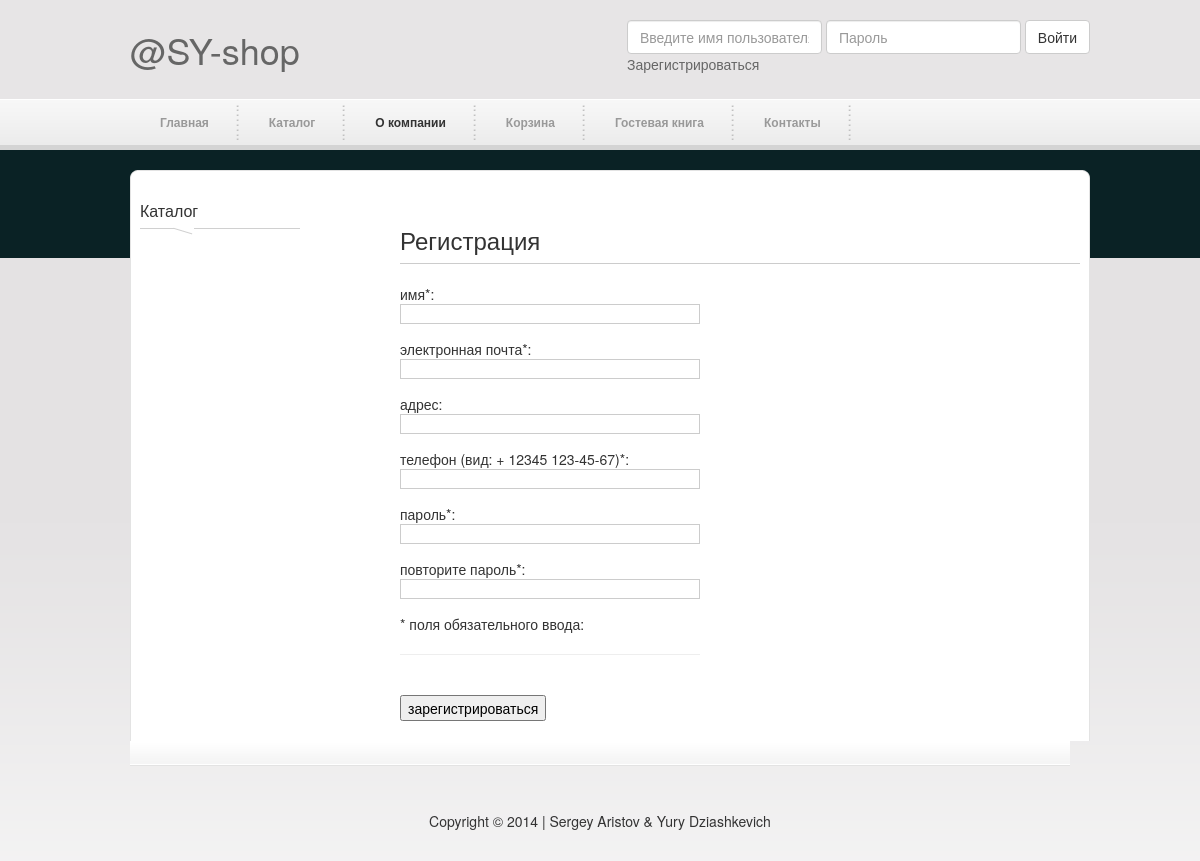
Page /login/index on the earlier database version.
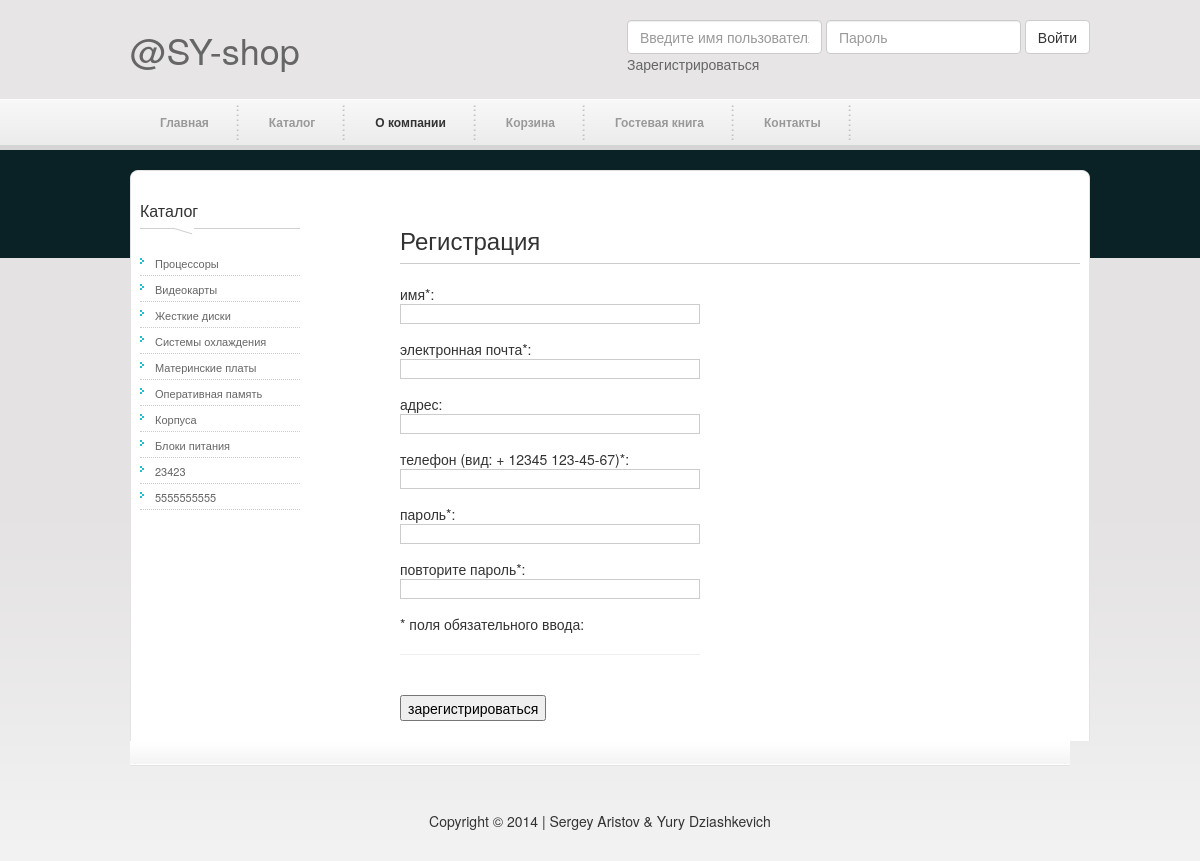
Same page on the later database version.
### tables this page shows
CREATE TABLE `st_category` (
  `id` int(10) unsigned NOT NULL AUTO_INCREMENT,
  `name` varchar(255) NOT NULL,
  `description` text NOT NULL,
  `img` varchar(255) NOT NULL,
  `folder` varchar(50) DEFAULT NULL,
  PRIMARY KEY (`id`)
);

### inc/service/autoloaders.php (called while the page is built, shortened)
<?php
spl_autoload_register(function($class){
    $classFileName = "inc/service/" . strtolower($class) . ".php";
    if(file_exists($classFileName)){
        return true;
    }
});
spl_autoload_register( function($class){
    $controllerFlag = strpos($class, "Controller");
    if($controllerFlag === false){
        return false;
    }
    $controllerName = str_replace("controller", "", strtolower($class));
    $controllerFileName = "inc/controllers/" . $controllerName . ".php";
    if(file_exists($controllerFileName)){
        return true;
    }
} );
spl_autoload_register(function ($class) {
    $modelFlag = strpos($class, 'Model');
    $modelName = str_replace('model', '', strtolower($class));
    $modelFileName = 'inc/models/' . $modelName . '.php';
    if (file_exists($modelFileName)) {
        return true;
    }
});

### inc/controllers/login.php (called while the page is built, shortened)
<?php
class LoginController extends Controller
{
    public function indexAction()
    {
        $data = array();
        $this->view->render("login/index",$data);
    }
}

### index.php (called while the page is built, shortened)
<?php
new App();

### inc/service/model.php (called while the page is built, shortened)
<?php
class Model
{
    protected static $dbc;
    public static function getDbc(){
        if(!self::$dbc){
            self::$dbc = new PDO("mysql: host=".APP_DB_HOST."; dbname=".APP_DB_DATABASE, APP_DB_USER, APP_DB_PASS,  array(PDO::MYSQL_ATTR_INIT_COMMAND => "SET NAMES 'utf8'"));
        }
        return self::$dbc;
    }
}

### inc/models/categoryList.php (called while the page is built)
<?php
class CategoryListModel extends Model
{
    public static function getCategoryList()
    {
        $category = self::getDbc()->query("SELECT `name`, `id`, `img` FROM `".APP_DB_PREFIX."category`");
        return $category->fetchAll(PDO::FETCH_ASSOC);
    }
}

### inc/views/login/index.php (the view, shortened to what this page needs)
<div class="cleaner h20"></div>
<div id="templatemo_main_top"></div>
<div id="templatemo_main">
    <div id="sidebar">
        <h3>Каталог</h3>
        <ul class="sidebar_menu">
            <?php
            foreach(self::$category as $value){
                echo "<li> <a href=" . APP_BASE_URL . "catalog/category/$value[id]> $value[name] </a> </li>";
            }
            ?>
        </ul>
    </div>
    <div id="content">
        <form method="post">
            <h2>Регистрация</h2>
            <div class="col col_13 checkout">
                имя*:
                <input type="text" name="regName"  style="width:300px;"  />
                электронная почта*:
                <input type="text" name="regEmail" style="width:300px;"  />
                адрес:
                <input type="text" name="regAddress" style="width:300px;"  />
                телефон (вид: + 12345 123-45-67)*:
                <input type="text" name="regPhone" style="width:300px;"  />
                пароль*:
                <input type="password" name="regPaswd"  style="width:300px;"  />
                повторите пароль*:
                <input type="password" name="confRegPaswd"  style="width:300px;"  />
                * поля обязательного ввода:<br />
                <hr />
            </div>
            <div class="cleaner h20"></div>
            <input type="submit" name="addUser" value="зарегистрироваться"/>
        </form>
    </div>
</div>

### inc/service/app.php (shortened to what this page needs)
<?php
class App
{
    public function __construct()
    {
        $url = (isset($_GET["url"])) ? trim($_GET["url"]) : APP_DEFAULT_CONTROLLER;
        $urlParts = explode("/", rtrim($url, "/"));
        $actionParams = array_slice($urlParts, 2);
        $controller = new $controllerName;
        $actionName = (isset($urlParts[1])) ? $urlParts[1] . "Action" : "indexAction";
        if(method_exists($controller, $actionName)){
            call_user_func(array($controller, $actionName), $actionParams);
        }else{
            throw new Exception("Action not found");
        }
    }
}

### inc/service/view.php (shortened to what this page needs)
<?php
class View
{
    public function render($name, $data = array())
    {
        self::$category = CategoryListModel::getCategoryList();
        if(stristr($name, 'admin')){
            require("inc/views/admin/header.php");
            require('inc/views/'.$name.'.php');
            require("inc/views/admin/footer.php");
        }else{
            require("inc/views/header.php");
            require('inc/views/'.$name.'.php');
            require("inc/views/footer.php");
        }
    }
}

### inc/views/header.php (shortened to what this page needs)
<!DOCTYPE html>
<html>
<head>
    <link href="<?php echo APP_BASE_URL; ?>css/templatemo_style.css" rel="stylesheet" type="text/css" />
    <link href="<?php echo APP_BASE_URL; ?>css/bootstrap.css" rel="stylesheet" type="text/css" />
    <link rel="stylesheet" type="text/css" href="<?php echo APP_BASE_URL; ?>css/ddsmoothmenu.css" />
    <link rel="stylesheet" type="text/css" href="<?php echo APP_BASE_URL; ?>css/styles.css" />
</head>
<body id="home">
<div id="templatemo_wrapper">
    <div id="templatemo_header">
        <div id="site_title"><a href='<?php echo APP_BASE_URL ?>main/index' style="text-decoration: none"> <h1>@SY-shop</h1></a></div>
        <div id="header_right">
            <?php
            if(isset($_POST['enterLogin']) && $_SESSION["user"]["name"] == APP_BASE_USER){
                $link = "Неправильный пользователь, или пароль. Зарегистрируйтесь";
            }else{
                $link = "Зарегистрироваться";
            }
            if($_SESSION["user"]["name"] == APP_BASE_USER){
                $html = " <form class='form-inline' role='form'  method='post' action='".APP_BASE_URL."main/enter'>
                <div class='form-group'>
                    <label class='sr-only' for='exampleInputEmail2'>Email</label>
                    <input type='text' class='form-control'  name='loginName' placeholder='Введите имя пользователя'>
                </div>
                <div class='form-group'>
                    <label class='sr-only' for='exampleInputPassword2'>Password</label>
                    <input type='password' class='form-control' id='exampleInputPassword2' name='loginPaswd' placeholder='Пароль'>
                </div>
                <input type='submit' class='btn btn-default' name='enterLogin' value='Войти'><br/>
                <a href='".APP_BASE_URL."login/index'>".$link."</a>
            </form>";
            }else{
                $html = "<a href='".APP_BASE_URL."user/index'><h3>" . $_SESSION["user"]["name"] . "</h3></a>";
                $html .= "<a href='".APP_BASE_URL."main/exit'><h6>Выйти</h6></a>";
            }
            echo $html;
            ?>
        </div>
    </div>
    <div id="templatemo_menu" class="ddsmoothmenu">
        <ul>
            <li><a href="<?php echo APP_BASE_URL;?>main/index">Главная</a></li>
            <li><a href="<?php echo APP_BASE_URL;?>catalog/index">Каталог</a>
            </li>
            <li><a href="<?php echo APP_BASE_URL;?>about/index"  class="selected">О компании</a></li>
            <?php
            if(isset($_SESSION["basket"]) && !empty($_SESSION["basket"])){
                echo "<li><a href='".APP_BASE_URL."basket/index'>Корзина !</a></li>";
            }else{
                echo "<li><a href='".APP_BASE_URL."basket/index'>Корзина</a></li>";
            }
            ?>
            <li><a href="<?php echo APP_BASE_URL;?>guestbook/index">Гостевая книга</a></li>
            <li><a href="<?php echo APP_BASE_URL;?>contact/index">Контакты</a></li>
        </ul>
        <br style="clear: left" />
    </div>

### inc/views/footer.php
<div id="templatemo_footer">
    <div class="cleaner h10"></div>
    <p align="center">
        Copyright © 2014 | Sergey Aristov & Yury Dziashkevich
    </p>
</div>
</div>
</body>
</html>

### css/templatemo_style.css (style rules this page uses)
body { margin: 0; padding: 0; color: #666; font-family: Tahoma, Geneva, sans-serif; font-size: 13px; line-height: 1.4em; background-color: #f7f7f7; background-repeat: repeat-x; background-position: top; }
#home { background-image: url(../././images/templatemo_body_subpage.png) }
a, a:link, a:visited { color: #666; font-weight: normal; text-decoration: none }
p { margin: 0 0 10px 0; padding: 0; }
h1, h2, h3, h4, h5, h6 { color: #333; font-weight: normal; }
h1 { font-size: 30px; margin: 0 0 30px; padding: 5px 0 }
h2 { font-size: 26px; margin: 0 0 25px; padding: 5px 0 }
h3 { font-size: 20px; margin: 0 0 20px; padding: 0; }
.cleaner { clear: both }
.h10 { height: 10px }
.h20 { height: 20px }
#templatemo_wrapper { width: 960px; padding: 0 10px; margin: 0 auto; }
#templatemo_header { width: 960px; height: 100px; }
#templatemo_menu { width: 960px; height: 50px; }
#templatemo_main_top { width: 960px; height: 12px; background: url(../././images/templatemo_main_top.png) no-repeat top }
#templatemo_main { width: 960px; background: url(../././images/templatemo_main_middle.png) repeat-y }
#sidebar { float: left; width: 200px; padding: 20px 30px 0 10px; }
#content { float: right; width: 700px; width: 700px; padding: 20px 10px 20px; }
#templatemo_footer { width: 940px; padding: 60px 10px 20px; background: url(../././images/templatemo_main_bottom.png) top no-repeat }
#site_title { float: left; margin-top: 30px; }
#site_title h1 { margin: 0; padding: 0 }
#header_right { float: right; display: inline-block; padding-top: 20px; }
#sidebar h3 { font-size: 16px; padding: 0 0 15px 0; margin: 0 0 15px 0; background: url(../././images/sidebar_header_bg.png) left bottom no-repeat }
.sidebar_menu { list-style: none; margin: 0 0 30px; padding: 0; }
.sidebar_menu li { margin: 0; padding: 2px 0 3px 15px; background: url(../././images/templatemo_list_01.png) no-repeat scroll 0 8px; border-bottom: 1px dotted #ccc }
.sidebar_menu li a { font-size: 11px; }
#content h2 { font-size: 24px; padding-bottom: 10px; border-bottom: 1px solid #ccc; margin-bottom: 20px }
.checkout input { border: 1px solid #ccc; margin-bottom: 15px; height: 20px; line-height: 18px; padding: 3px; }
.col { float: left; margin-right: 20px }
.col_13 { width: 300px }

### css/ddsmoothmenu.css (style rules this page uses)
.ddsmoothmenu ul { z-index:100; margin: 0; padding: 0; list-style-type: none; }
.ddsmoothmenu ul li { position: relative; display: inline; float: left; }
.ddsmoothmenu ul li a { display: block; padding: 0 30px; height: 45px; line-height: 45px; font-size: 12px; color: #999; text-decoration: none; font-weight: 700; outline: none; text-align: center; background: url(images/templatemo_menu_divider.png) right center no-repeat }
.ddsmoothmenu ul li a.selected, .ddsmoothmenu ul li a:hover { color: #333; }

Differences in the rows shown:
added st_category: name "Процессоры"
added st_category: name "Видеокарты"
added st_category: name "Жесткие диски"
added st_category: name "Системы охлаждения"
added st_category: name "Материнские платы"
added st_category: name "Оперативная память"
added st_category: name "Корпуса"
added st_category: name "Блоки питания"
added st_category: name "23423"
added st_category: name "5555555555"
